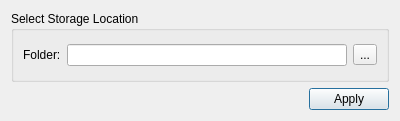
<?xml version="1.0" encoding="UTF-8"?>
<ui version="4.0">
 <class>CaptureSettingsDialog</class>
 <widget class="QDialog" name="CaptureSettingsDialog">
  <property name="geometry">
   <rect>
    <x>0</x>
    <y>0</y>
    <width>400</width>
    <height>121</height>
   </rect>
  </property>
  <property name="windowTitle">
   <string>Capture Settings</string>
  </property>
  <layout class="QGridLayout" name="gridLayout">
   <item row="0" column="0">
    <widget class="QGroupBox" name="storageOptionsGroupBox">
     <property name="title">
      <string>Select Storage Location</string>
     </property>
     <layout class="QHBoxLayout" name="verticalLayout">
      <item>
       <widget class="QLabel" name="captureFolderLabel">
        <property name="text">
         <string>Folder:</string>
        </property>
       </widget>
      </item>
      <item>
       <widget class="QLineEdit" name="captureFolderLineEdit">
        <property name="readOnly">
         <bool>true</bool>
        </property>
       </widget>
      </item>
      <item>
       <widget class="QToolButton" name="captureFolderButton">
        <property name="text">
         <string>...</string>
        </property>
       </widget>
      </item>
     </layout>
    </widget>
   </item>
   <item row="1" column="0">
    <layout class="QHBoxLayout" name="horizontalLayout">
     <item>
      <spacer name="horizontalSpacer">
       <property name="orientation">
        <enum>Qt::Horizontal</enum>
       </property>
       <property name="sizeHint" stdset="0">
        <size>
         <width>96</width>
         <height>20</height>
        </size>
       </property>
      </spacer>
     </item>
     <item>
      <widget class="QPushButton" name="applyButton">
       <property name="text">
        <string>Apply</string>
       </property>
      </widget>
     </item>
    </layout>
   </item>
  </layout>
 </widget>
 <resources/>
 <connections/>
</ui>
